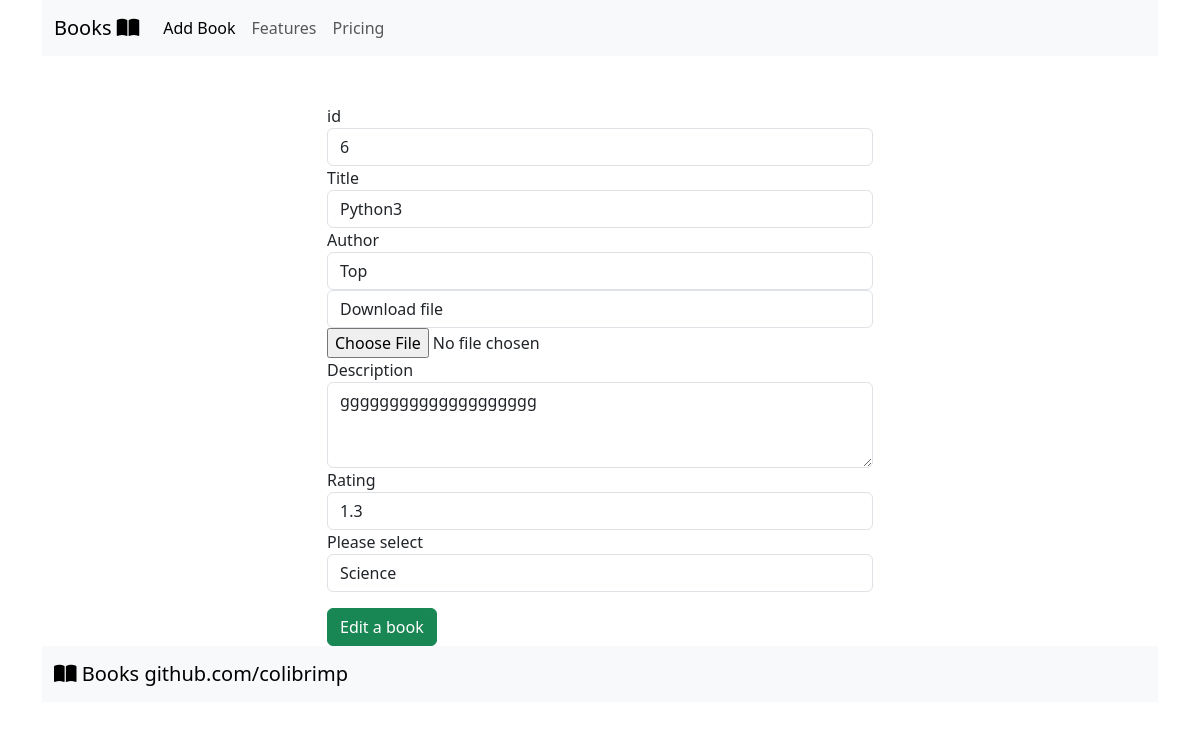
Before: /edit/6 with the older database file.
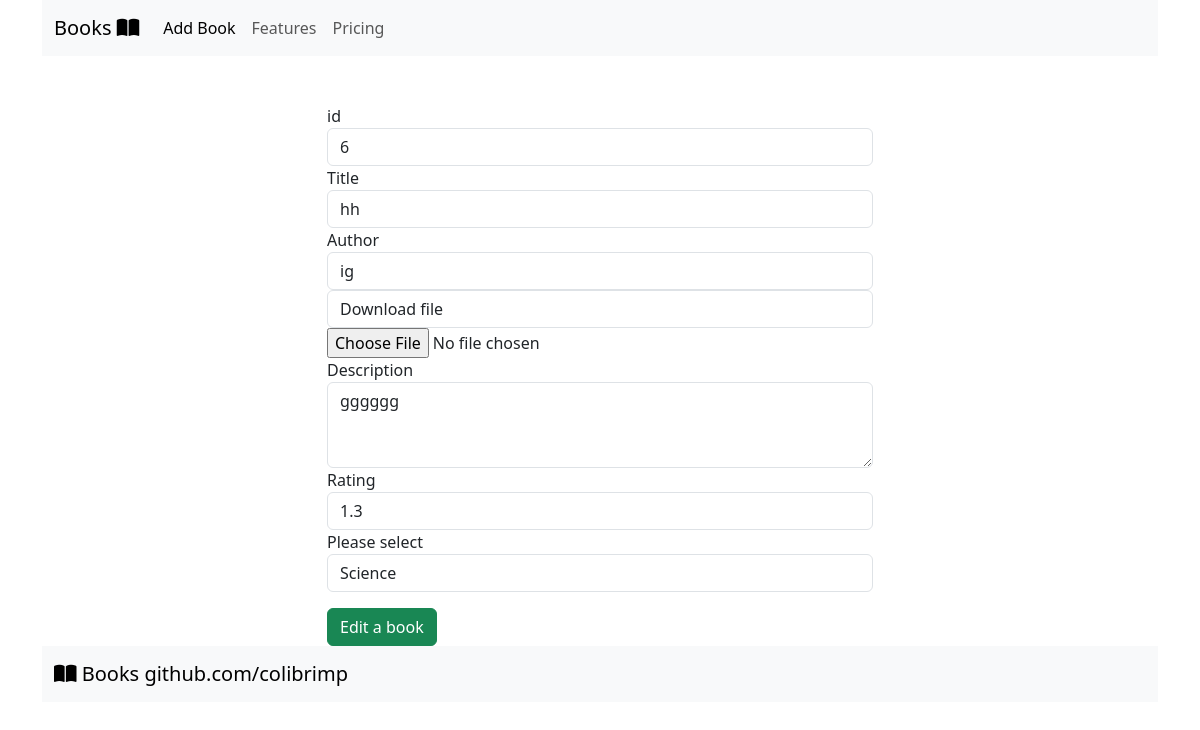
After: the same page with the newer database file.
### app.py (models this page shows, shortened)
class Books(db.Model):
    __tablename__ = "books"
    id = db.Column(db.Integer, primary_key=True, index=True)
    title = db.Column(db.String(250), nullable=False)
    author = db.Column(db.String(100), nullable=False)
    image = db.Column(db.String(100), nullable=False)
    description = db.Column(db.Text(), nullable=False)
    rating = db.Column(db.Float, nullable=True)
    created_on = db.Column(db.DateTime(), default=datetime.now())
    updated_on = db.Column(db.DateTime(), default=datetime.utcnow, onupdate=datetime.utcnow)
    genre_id = db.Column(db.Integer, db.ForeignKey("genre.id"), nullable=False)
    genre = db.relationship("Genre",  backref=db.backref("books", lazy=True))

### app.py (the view)
@app.route('/edit/<int:id>', methods=["GET", "POST"])
def edit(id):
    with app.app_context():
        genres = Genre.query.all()
        book = Books.query.get(id)
    return render_template("edit.html", book=book, genres=genres)

### templates/edit.html
 {%  extends 'base.html' %}
{% block content %}
<div class="row">
    <div class="col-lg-6 mx-auto">
        <form action="{{ url_for('update', id = book.id) }}" method="POST" enctype="multipart/form-data" class="mt-5">
            <div class="form-group ">
                <label for="title">id</label>
                <input type="text" name="id" class="form-control" id="id" value="{{ book.id }}">
            </div>
            <div class="form-group ">
                <label for="title">Title</label>
                <input type="text" name="title" class="form-control" id="title" value="{{ book.title }}">
            </div>
            <div class="form-group">
                <label for="author">Author</label>
                <input type="text" name="author" class="form-control" id="author" value="{{ book.author }}">
                <div class="form-group" >
                    <label for="image" class="form-control">Download file</label>
                    <input id="image" type="file" name="image"  accept=".png, .jpg, .jpeg">
                </div>
                <div class="form-group">
                    <label for="description">Description</label>
                    <textarea name="description" class="form-control" id="description" rows="3">{{ book.description }}</textarea>
                </div>
                <div class="form-group">
                    <label for="rating">Rating</label>
                    <input name="rating" class="form-control" id="rating" value="{{ book.rating}}">
                </div>
                <div class="form-group">
                    <span class="input-group-addon">Please select</span>
                    <select id="genre_id" name="comp_select" class="selectpicker form-control">
                        {% for genre in genres %}
                        <option value="{{ genre_id }}"
                                {% if genre_id == genre.id %} selected {% endif %}>
                            {{ genre['name'] }}
                        </option>
                        {% endfor %}
                    </select>
                </div>
                <button type="submit" class="btn btn-success mt-3">
                    Edit a book
                </button>
        </form>
    </div>
</div>
{% endblock %}

Changed rows visible on the page:
changed Books id 6: title "Python3" → "hh"; author "Top" → "ig"; description "gggggggggggggggggggg" → "gggggg"
